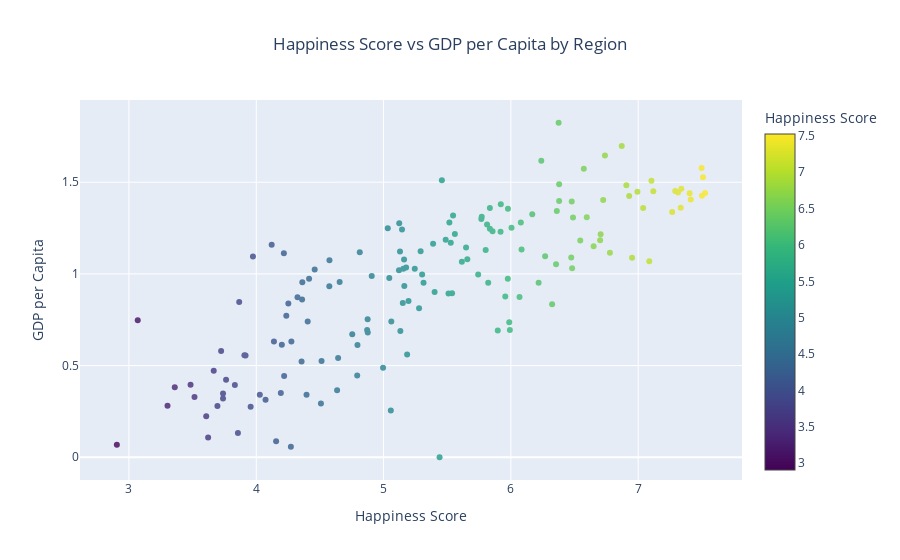

Source (notebook cell):
### Code cell
# Create a scatter plot between Happiness Score and GDP per Capita
fig = go.Figure(data=go.Scatter(
    x=df['Happiness Score'],
    y=df['Economy (GDP per Capita)'],
    mode='markers',
    marker=dict(
        color=df['Happiness Score'],
        colorscale='Viridis',
        colorbar=dict(title='Happiness Score') 
    ),
    hoverinfo='text',
    hovertext=df.apply(lambda row: f"Region: {row['Region']}<br>Happiness Score: {row['Happiness Score']:.2f}<br>GDP per Capita: {row['Economy (GDP per Capita)']:.2f}", axis=1),
    text=df['Happiness Score'],
    opacity=0.8
))
 
# Update title and axis labels
fig.update_layout(title='Happiness Score vs GDP per Capita by Region', title_x = 0.5,
                  xaxis_title='Happiness Score',
                  yaxis_title='GDP per Capita')
 
# Show the plot
fig.show()

### Figure 1 — Plotly figure (JSON) as saved in the notebook; plotly's stock layout.template omitted (floating-point values rounded to 4 significant figures; data arrays with more than 128 entries replaced by an {"elided": "..."} marker saying what was removed)
{"data": [{"hoverinfo": "text", "hovertext": {"elided": "157 str values"}, "marker": {"color": {"elided": "157 float values"}, "colorbar": {"title": {"text": "Happiness Score"}}, "colorscale": [[0, "#440154"], [0.1111, "#482878"], [0.2222, "#3e4989"], [0.3333, "#31688e"], [0.4444, "#26828e"], [0.5556, "#1f9e89"], [0.6667, "#35b779"], [0.7778, "#6ece58"], [0.8889, "#b5de2b"], [1, "#fde725"]]}, "mode": "markers", "opacity": 0.8, "text": {"elided": "157 float values"}, "type": "scatter", "x": {"elided": "157 float values"}, "y": {"elided": "157 float values"}}], "layout": {"title": {"text": "Happiness Score vs GDP per Capita by Region", "x": 0.5}, "xaxis": {"title": {"text": "Happiness Score"}}, "yaxis": {"title": {"text": "GDP per Capita"}}}}
